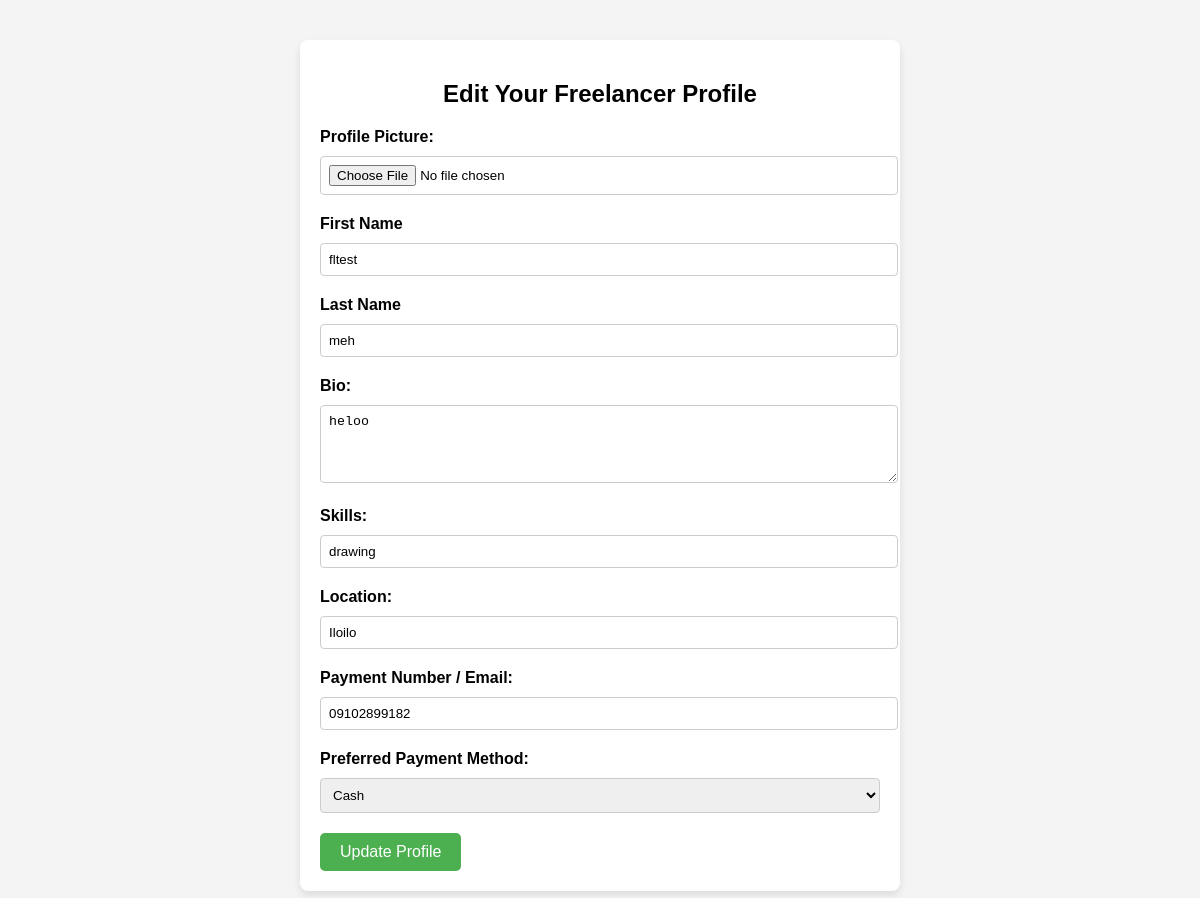
The page /flprofile.php (signed in) on the database its author committed.
### tables this page shows
CREATE TABLE `freelancer_profiles` (
  `id` int(10) UNSIGNED NOT NULL,
  `user_id` int(10) UNSIGNED NOT NULL,
  `profile_picture` varchar(255) DEFAULT NULL,
  `bio` text DEFAULT NULL,
  `skills` text DEFAULT NULL,
  `location` varchar(100) DEFAULT NULL,
  `created_at` timestamp NOT NULL DEFAULT current_timestamp(),
  `fname` varchar(100) NOT NULL,
  `lname` varchar(100) NOT NULL,
  `payment_method` varchar(50) DEFAULT NULL,
  `payment_number` varchar(100) DEFAULT NULL
);

### flprofile.php (the view, shortened to what this page needs)
<?php
require 'db.php';
$user_id = $_SESSION['user_id'];
$query = "SELECT * FROM freelancer_profiles WHERE user_id = ?";
$stmt = $conn->prepare($query);
$stmt->bind_param("i", $user_id);
$stmt->execute();
$result = $stmt->get_result();
$profile_exists = $result->num_rows > 0;
$existing_profile = $profile_exists ? $result->fetch_assoc() : null;
?>
<!DOCTYPE html>
<html lang="en">
<head>
</head>
<body>
<div class="container">
    <h2><?php echo $profile_exists ? 'Edit Your Freelancer Profile' : 'Create Your Freelancer Profile'; ?></h2>
    <form action="flprofile.php" method="POST" enctype="multipart/form-data">
        <div class="form-group">
            <label for="profile_picture">Profile Picture:</label>
            <input type="file" name="profile_picture" id="profile_picture" accept="image/*" <?php echo $profile_exists ? '' : 'required'; ?>>
        </div>
        <div class="form-group">
            <label for="fname">First Name</label>
            <input type="text" name="fname" id="fname" required value="<?php echo htmlspecialchars($existing_profile['fname'] ?? ''); ?>">
        </div>
        <div class="form-group">
            <label for="lname">Last Name</label>
            <input type="text" name="lname" id="lname" required value="<?php echo htmlspecialchars($existing_profile['lname'] ?? ''); ?>">
        </div>
        <div class="form-group">
            <label for="bio">Bio:</label>
            <textarea name="bio" id="bio" rows="4" required><?php echo htmlspecialchars($existing_profile['bio'] ?? ''); ?></textarea>
        </div>
        <div class="form-group">
            <label for="skills">Skills:</label>
            <input type="text" name="skills" id="skills" required value="<?php echo htmlspecialchars($existing_profile['skills'] ?? ''); ?>">
        </div>
        <div class="form-group">
            <label for="location">Location:</label>
            <input type="text" name="location" id="location" required value="<?php echo htmlspecialchars($existing_profile['location'] ?? ''); ?>">
        </div>
        <div class="form-group">
            <label for="payment_number">Payment Number / Email:</label>
            <input type="text" name="payment_number" id="payment_number" required value="<?php echo htmlspecialchars($existing_profile['payment_number'] ?? ''); ?>">
        </div>
        <div class="form-group">
            <label for="payment_method">Preferred Payment Method:</label>
            <select name="payment_method" id="payment_method" required>
                <option value="Cash" <?php if (($existing_profile['payment_method'] ?? '') === 'Cash') echo 'selected'; ?>>Cash</option>
            </select>
        </div>
        <button type="submit"><?php echo $profile_exists ? 'Update Profile' : 'Create Profile'; ?></button>
    </form>
</div>
</body>
</html>

### flprofile.php (style rules this page uses)
body { font-family: Arial, sans-serif; margin: 20px; padding: 20px; background-color: #f4f4f4; }
.container { width: 50%; margin: 0 auto; background-color: #fff; padding: 20px; border-radius: 8px; box-shadow: 0 4px 8px rgba(0, 0, 0, 0.1); }
h2 { text-align: center; }
.form-group { margin-bottom: 15px; }
label { font-weight: bold; display: block; margin-bottom: 5px; }
input[type="text"], textarea, input[type="file"], select { width: 100%; padding: 8px; margin: 5px 0; border: 1px solid #ccc; border-radius: 4px; }
button { background-color: #4CAF50; color: white; padding: 10px 20px; border: none; border-radius: 5px; cursor: pointer; font-size: 16px; }

### rows shown on the page
freelancer_profiles: fname "fltest", lname "meh", bio "heloo", skills "drawing", location "Iloilo", payment_number "09102899182", payment_method "Cash"
